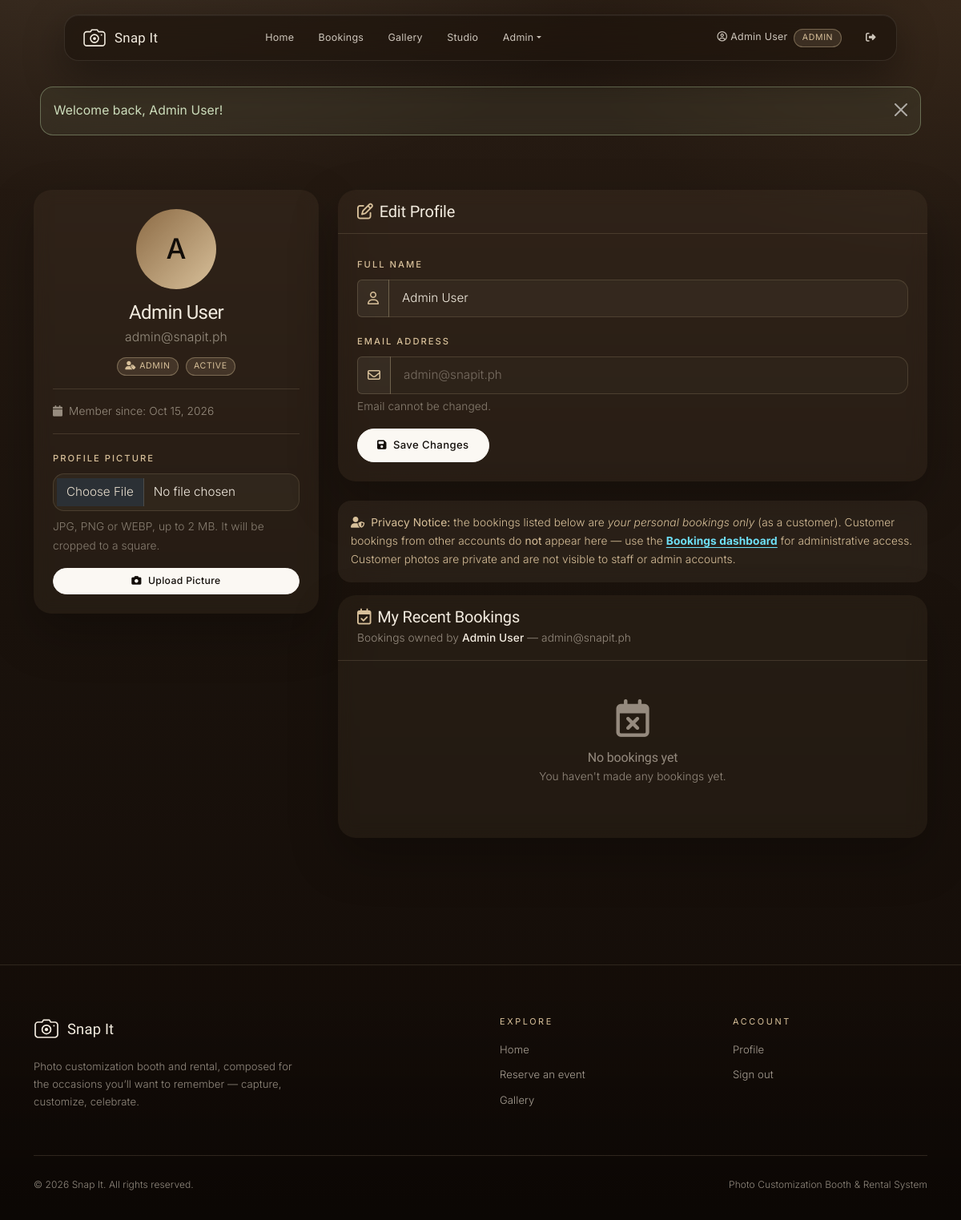
Page /users/profile.php (signed in) on the committed database.
### tables this page shows
CREATE TABLE IF NOT EXISTS users (
    user_id INT PRIMARY KEY AUTO_INCREMENT,
    name VARCHAR(150) NOT NULL,
    email VARCHAR(150) NOT NULL UNIQUE,
    password VARCHAR(255) NOT NULL,
    role ENUM('customer','staff','admin') NOT NULL DEFAULT 'customer',
    status ENUM('active','inactive') NOT NULL DEFAULT 'active',
    avatar VARCHAR(255) NULL,
    created_at DATETIME NOT NULL DEFAULT CURRENT_TIMESTAMP
);

### includes/functions.php (called while the page is built, shortened)
<?php
function e($str) {
    return htmlspecialchars((string)$str, ENT_QUOTES, 'UTF-8');
}
function is_loggedin() {
    return isset($_SESSION['user_id']) && !empty($_SESSION['user_id']);
}
function is_staff() {
    return is_loggedin() && in_array(($_SESSION['role'] ?? ''), ['staff', 'admin']);
}
function status_badge_class($status) {
    $map = [
        'pending' => 'bg-warning text-dark',
        'confirmed' => 'bg-info text-dark',
        'paid' => 'bg-success',
        'completed' => 'bg-secondary',
        'cancelled' => 'bg-danger',
        'active' => 'bg-primary',
        'inactive' => 'bg-secondary',
        'printed' => 'bg-success',
        'error' => 'bg-danger',
    ];
    return $map[strtolower($status)] ?? 'bg-secondary';
}
function format_date($dateStr, $withTime = false) {
    $ts = strtotime($dateStr);
    return date('M j, Y', $ts);
}
function site_base() {
    static $base = null;
    if ($base !== null) return $base;
    $script = str_replace('\\', '/', $_SERVER['SCRIPT_NAME'] ?? '/index.php');
    $root = realpath(dirname(__DIR__));
    $file = !empty($_SERVER['SCRIPT_FILENAME']) ? realpath($_SERVER['SCRIPT_FILENAME']) : false;
    if ($root && $file) {
        $root = str_replace('\\', '/', $root);
        $file = str_replace('\\', '/', $file);
        if (stripos($file, $root . '/') === 0) {
            $depth = substr_count(substr($file, strlen($root) + 1), '/');
            $parts = explode('/', $script);
            $parts = array_slice($parts, 0, max(0, count($parts) - 1 - $depth));
            return $base = rtrim(implode('/', $parts), '/');
        }
    }
    return $base = rtrim(dirname($script), '/');
}
function site_url($path = '') {
    $b = site_base();
    if ($path === '') return $b . '/';
    $path = ltrim($path, '/');
    return $b . '/' . $path;
}
function avatar_url($file) {
    $file = basename((string)$file);
    if ($file === '' || !preg_match('/^[A-Za-z0-9_\-]+\.(jpg|png|webp)$/', $file)) return null;
    return site_url('uploads/avatars/' . $file);
}

### users/profile.php (the view, shortened to what this page needs)
<?php
require_once __DIR__ . '/../includes/functions.php';
require_once __DIR__ . '/../includes/config.php';
$user_id = $_SESSION['user_id'];
$user_stmt = mysqli_prepare($conn, "SELECT user_id, name, email, role, status, avatar, created_at FROM users WHERE user_id = ? LIMIT 1");
mysqli_stmt_bind_param($user_stmt, 'i', $user_id);
mysqli_stmt_execute($user_stmt);
$user_result = mysqli_stmt_get_result($user_stmt);
$user = mysqli_fetch_assoc($user_result);
$bookings_stmt = mysqli_prepare($conn, "SELECT b.booking_id, b.event_name, b.event_date, b.start_time, b.duration_hours, b.total_amount, b.status, b.created_at, p.name AS package_name
    FROM bookings b
    LEFT JOIN packages p ON b.package_id = p.package_id
    WHERE b.user_id = ?
    ORDER BY b.created_at DESC
    LIMIT 10");
mysqli_stmt_bind_param($bookings_stmt, 'i', $user_id);
mysqli_stmt_execute($bookings_stmt);
$bookings_result = mysqli_stmt_get_result($bookings_stmt);
require __DIR__ . '/../includes/header.php';
require __DIR__ . '/../includes/alert.php';
?>
<div class="container py-5">
    <div class="row g-4">
        <div class="col-lg-4">
            <div class="card shadow-sm border-0 mb-4">
                <div class="card-body text-center p-4">
                    <div class="mb-3">
                        <?php $avatar_src = avatar_url($user['avatar'] ?? null); ?>
                        <?php if ($avatar_src): ?>
                            <img src="<?= e($avatar_src) ?>" alt="Profile picture of <?= e($user['name']) ?>"
                                 class="mx-auto mb-3 d-block" style="width:100px;height:100px;border-radius:50%;object-fit:cover;border:2px solid var(--snapit-gold)">
                        <?php else: ?>
                            <div class="avatar-circle mx-auto mb-3 d-flex align-items-center justify-content-center text-white fw-bold"
                                style="width:100px;height:100px;border-radius:50%;font-size:2.2rem">
                                <?= e(strtoupper(substr($user['name'], 0, 1))) ?>
                            </div>
                        <?php endif; ?>
                        <h4 class="fw-bold mb-1"><?= e($user['name']) ?></h4>
                        <p class="text-muted mb-2"><?= e($user['email']) ?></p>
                        <span class="badge badge-snapit"><i class="fa-solid fa-user-tag me-1"></i><?= e(ucfirst($user['role'])) ?></span>
                        <span class="badge rounded-pill ms-1 <?= e(status_badge_class($user['status'])) ?>"><?= e(ucfirst($user['status'])) ?></span>
                    </div>
                    <hr>
                    <div class="text-start small text-muted mt-3">
                        <div class="mb-2"><i class="fa-solid fa-calendar me-2"></i>Member since: <?= e(format_date($user['created_at'])) ?></div>
                    </div>
                    <hr>
                    <form action="<?= e(site_url('users/profile.php')) ?>" method="POST" enctype="multipart/form-data" class="text-start">
                        <label for="avatar" class="form-label fw-semibold">Profile Picture</label>
                        <input type="file" class="form-control mb-2" id="avatar" name="avatar" accept="image/jpeg,image/png,image/webp" required>
                        <div class="form-text mb-3">JPG, PNG or WEBP, up to 2 MB. It will be cropped to a square.</div>
                        <button type="submit" class="btn btn-snapit btn-sm fw-semibold w-100">
                            <i class="fa-solid fa-camera me-2"></i>Upload Picture
                        </button>
                    </form>
                </div>
            </div>
        </div>
        <div class="col-lg-8">
            <div class="card shadow-sm border-0 mb-4">
                <div class="card-header bg-transparent py-3 px-4 border-bottom">
                    <h5 class="fw-bold mb-0"><i class="fa-regular fa-pen-to-square me-2" style="color:var(--snapit-gold)"></i>Edit Profile</h5>
                </div>
                <div class="card-body p-4">
                    <form action="<?= e(site_url('users/profile.php')) ?>" method="POST" novalidate>
                        <div class="mb-3">
                            <label for="name" class="form-label fw-semibold">Full Name</label>
                            <div class="input-group">
                                <span class="input-group-text"><i class="fa-regular fa-user"></i></span>
                                <input type="text" class="form-control" id="name" name="name"
                                    value="<?= e($user['name']) ?>" required>
                            </div>
                        </div>
                        <div class="mb-3">
                            <label for="email" class="form-label fw-semibold">Email Address</label>
                            <div class="input-group">
                                <span class="input-group-text"><i class="fa-regular fa-envelope"></i></span>
                                <input type="email" class="form-control" id="email" value="<?= e($user['email']) ?>" readonly disabled>
                            </div>
                            <div class="form-text">Email cannot be changed.</div>
                        </div>
                        <button type="submit" class="btn btn-snapit fw-semibold px-4">
                            <i class="fa-solid fa-floppy-disk me-2"></i>Save Changes
                        </button>
                    </form>
                </div>
            </div>
            <?php if (is_staff()): ?>
                <div class="alert alert-info small border-0 mb-3" role="alert">
                    <i class="fa-solid fa-user-shield me-1"></i>
                    <strong>Privacy Notice:</strong> the bookings listed below are <em>your personal bookings only</em> (as a customer). Customer bookings from other accounts do <strong>not</strong> appear here &mdash; use the <a href="<?= e(site_url('booking/index.php')) ?>" class="alert-link">Bookings dashboard</a> for administrative access. Customer photos are private and are not visible to staff or admin accounts.
                </div>
            <?php endif; ?>
            <div class="card shadow-sm border-0">
                <div class="card-header bg-transparent py-3 px-4 border-bottom d-flex align-items-center justify-content-between">
                    <div>
                        <h5 class="fw-bold mb-1"><i class="fa-regular fa-calendar-check me-2" style="color:var(--champagne)"></i>My Recent Bookings</h5>
                        <div class="small text-muted">Bookings owned by <strong><?= e($user['name']) ?></strong> &mdash; <?= e($user['email']) ?></div>
                    </div>
                </div>
                <div class="card-body p-0">
                    <?php if (mysqli_num_rows($bookings_result) > 0): ?>
                        <div class="table-responsive">
                            <table class="table table-hover mb-0 align-middle">
                                <thead class="table-light">
                                    <tr>
                                        <th class="px-4">Booking</th>
                                        <th>Package</th>
                                        <th>Event Date</th>
                                        <th>Amount</th>
                                        <th class="px-4">Status</th>
                                    </tr>
                                </thead>
                                <tbody>
                                    <?php while ($booking = mysqli_fetch_assoc($bookings_result)): ?>
                                        <tr>
                                            <td class="px-4">
                                                <div class="fw-semibold"><?= e($booking['event_name']) ?></div>
                                                <div class="small text-muted">#<?= e(str_pad($booking['booking_id'], 6, '0', STR_PAD_LEFT)) ?></div>
                                            </td>
                                            <td>
                                                <span class="fw-medium"><?= e($booking['package_name'] ?? 'N/A') ?></span>
                                                <div class="small text-muted">
                                                    <i class="fa-regular fa-clock me-1"></i><?= e((int)$booking['duration_hours']) ?>h
                                                </div>
                                            </td>
                                            <td>
                                                <div class="fw-medium"><?= e(format_date($booking['event_date'])) ?></div>
                                                <div class="small text-muted">
                                                    <i class="fa-solid fa-clock me-1"></i><?= e(date('g:i A', strtotime($booking['start_time']))) ?>
                                                </div>
                                            </td>
                                            <td>
                                                <span class="fw-bold" style="color:var(--snapit-gold)"><?= e(format_money($booking['total_amount'])) ?></span>
                                            </td>
                                            <td class="px-4">
                                                <span class="badge rounded-pill <?= e(status_badge_class($booking['status'])) ?> px-3 py-2">
                                                    <?= e(ucfirst($booking['status'])) ?>
                                                </span>
                                            </td>
                                        </tr>
                                    <?php endwhile; ?>
                                </tbody>
                            </table>
                        </div>
                    <?php else: ?>
                        <div class="text-center p-5">
                            <i class="fa-regular fa-calendar-xmark fa-3x text-muted mb-3"></i>
                            <h6 class="fw-bold text-muted mb-1">No bookings yet</h6>
                            <p class="text-muted small mb-3">You haven't made any bookings yet.</p>
                        </div>
                    <?php endif; ?>
                </div>
            </div>
        </div>
    </div>
</div>
<?php require __DIR__ . '/../includes/footer.php'; ?>

### rows in the picture
users: name "A", name "Admin User", email "admin@snapit.ph", role "ADMIN", status "ACTIVE", created_at "Oct 15, 2026"

### other values in the picture
$_SESSION['name'] "Admin User"
$_SESSION['role'] "ADMIN"
$flash['message'] "Welcome back, Admin User!"
